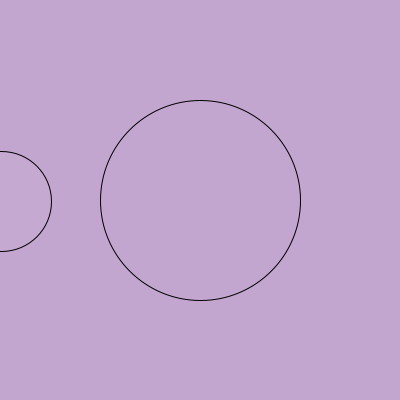
Frame 1 (no input)
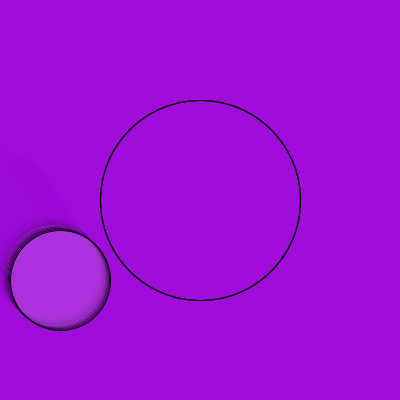
Frame 60 (the mouse pressed at the canvas centre just before this capture)
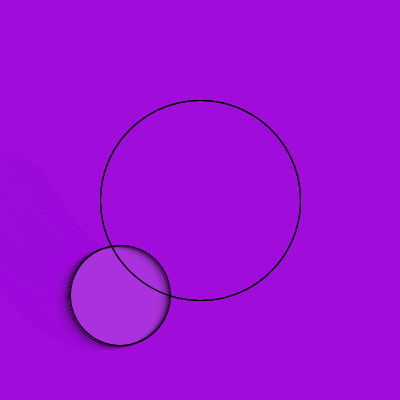
Frame 120 (the mouse held since frame 60 and released just before this capture)

The Processing sketch that drew these frames (run headless with seeded random() and noise(); from frame 60 on, the mouse is pressed at the canvas centre):

// Processing sketch: sin_backopacity
// ── sin_backopacity.pde
void setup(){
 size(400, 400); 
}

void draw(){
   //background(255);
   noStroke();
   fill(160, 10, 220, 50);
   rect(0, 0, width, height);
   
   
  float mapVal = map(frameCount%width, 0, 400, 0.0, 6.28);
  float sinVal = sin(mapVal);
  float yPos = map(sinVal, -1.0, 1.0, 100, 300);
  float xPos = frameCount%width;
   stroke(0);
  noFill();
  ellipse(width/2, height/2, 200, 200);
   fill(255, 10);
  ellipse(xPos, yPos, 100, 100);
 
  //println("framenum : " + frameCount + ", remainder : " + xPos);
  println(sinVal);
}
